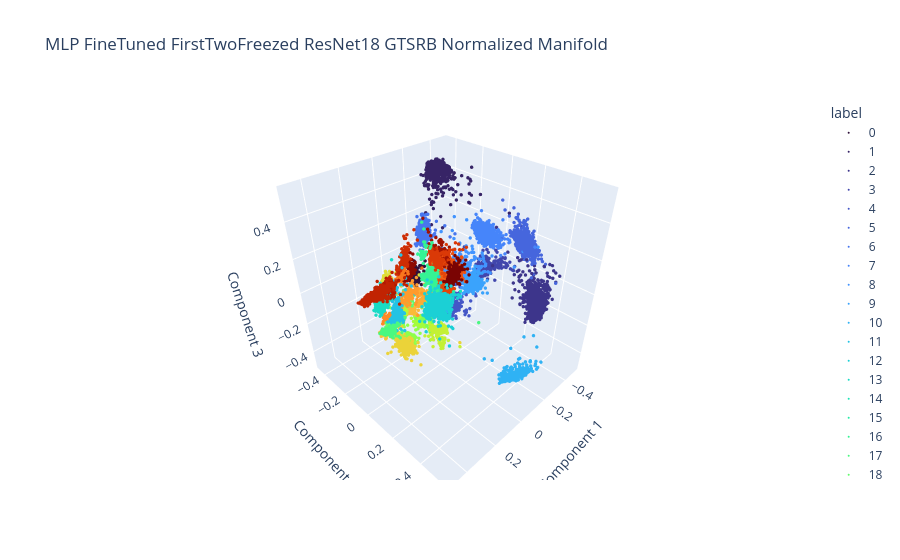

Notebook code for this chart:
### Code cell
plot_embeddings(mlp_embeddings_threedim_norm, ft_mlp_labels, "MLP FineTuned FirstTwoFreezed ResNet18 GTSRB Normalized Manifold", type="plotly")

### Figure 1 — Plotly figure (JSON) as saved in the notebook; plotly's stock layout.template omitted (floating-point values rounded to 4 significant figures; data arrays with more than 128 entries replaced by an {"elided": "..."} marker saying what was removed)
{"data": [{"hovertemplate": "label=0<br>Component 1=%{x}<br>Component 2=%{y}<br>Component 3=%{z}<extra></extra>", "legendgroup": "0", "marker": {"color": "#30123b", "size": 2, "symbol": "circle"}, "mode": "markers", "name": "0", "scene": "scene", "showlegend": true, "type": "scatter3d", "x": {"elided": "150 float values"}, "y": {"elided": "150 float values"}, "z": {"elided": "150 float values"}}, {"hovertemplate": "label=1<br>Component 1=%{x}<br>Component 2=%{y}<br>Component 3=%{z}<extra></extra>", "legendgroup": "1", "marker": {"color": "#372466", "size": 2, "symbol": "circle"}, "mode": "markers", "name": "1", "scene": "scene", "showlegend": true, "type": "scatter3d", "x": {"elided": "1500 float values"}, "y": {"elided": "1500 float values"}, "z": {"elided": "1500 float values"}}, {"hovertemplate": "label=2<br>Component 1=%{x}<br>Component 2=%{y}<br>Component 3=%{z}<extra></extra>", "legendgroup": "2", "marker": {"color": "#3d358b", "size": 2, "symbol": "circle"}, "mode": "markers", "name": "2", "scene": "scene", "showlegend": true, "type": "scatter3d", "x": {"elided": "1500 float values"}, "y": {"elided": "1500 float values"}, "z": {"elided": "1500 float values"}}, {"hovertemplate": "label=3<br>Component 1=%{x}<br>Component 2=%{y}<br>Component 3=%{z}<extra></extra>", "legendgroup": "3", "marker": {"color": "#4146ac", "size": 2, "symbol": "circle"}, "mode": "markers", "name": "3", "scene": "scene", "showlegend": true, "type": "scatter3d", "x": {"elided": "960 float values"}, "y": {"elided": "960 float values"}, "z": {"elided": "960 float values"}}, {"hovertemplate": "label=4<br>Component 1=%{x}<br>Component 2=%{y}<br>Component 3=%{z}<extra></extra>", "legendgroup": "4", "marker": {"color": "#4456c7", "size": 2, "symbol": "circle"}, "mode": "markers", "name": "4", "scene": "scene", "showlegend": true, "type": "scatter3d", "x": {"elided": "1320 float values"}, "y": {"elided": "1320 float values"}, "z": {"elided": "1320 float values"}}, {"hovertemplate": "label=5<br>Component 1=%{x}<br>Component 2=%{y}<br>Component 3=%{z}<extra></extra>", "legendgroup": "5", "marker": {"color": "#4666dd", "size": 2, "symbol": "circle"}, "mode": "markers", "name": "5", "scene": "scene", "showlegend": true, "type": "scatter3d", "x": {"elided": "1260 float values"}, "y": {"elided": "1260 float values"}, "z": {"elided": "1260 float values"}}, {"hovertemplate": "label=6<br>Component 1=%{x}<br>Component 2=%{y}<br>Component 3=%{z}<extra></extra>", "legendgroup": "6", "marker": {"color": "#4776ee", "size": 2, "symbol": "circle"}, "mode": "markers", "name": "6", "scene": "scene", "showlegend": true, "type": "scatter3d", "x": {"elided": "300 float values"}, "y": {"elided": "300 float values"}, "z": {"elided": "300 float values"}}, {"hovertemplate": "label=7<br>Component 1=%{x}<br>Component 2=%{y}<br>Component 3=%{z}<extra></extra>", "legendgroup": "7", "marker": {"color": "#4685fa", "size": 2, "symbol": "circle"}, "mode": "markers", "name": "7", "scene": "scene", "showlegend": true, "type": "scatter3d", "x": {"elided": "960 float values"}, "y": {"elided": "960 float values"}, "z": {"elided": "960 float values"}}, {"hovertemplate": "label=8<br>Component 1=%{x}<br>Component 2=%{y}<br>Component 3=%{z}<extra></extra>", "legendgroup": "8", "marker": {"color": "#4294ff", "size": 2, "symbol": "circle"}, "mode": "markers", "name": "8", "scene": "scene", "showlegend": true, "type": "scatter3d", "x": {"elided": "960 float values"}, "y": {"elided": "960 float values"}, "z": {"elided": "960 float values"}}, {"hovertemplate": "label=9<br>Component 1=%{x}<br>Component 2=%{y}<br>Component 3=%{z}<extra></extra>", "legendgroup": "9", "marker": {"color": "#3aa3fc", "size": 2, "symbol": "circle"}, "mode": "markers", "name": "9", "scene": "scene", "showlegend": true, "type": "scatter3d", "x": {"elided": "990 float values"}, "y": {"elided": "990 float values"}, "z": {"elided": "990 float values"}}, {"hovertemplate": "label=10<br>Component 1=%{x}<br>Component 2=%{y}<br>Component 3=%{z}<extra></extra>", "legendgroup": "10", "marker": {"color": "#2fb2f4", "size": 2, "symbol": "circle"}, "mode": "markers", "name": "10", "scene": "scene", "showlegend": true, "type": "scatter3d", "x": {"elided": "1350 float values"}, "y": {"elided": "1350 float values"}, "z": {"elided": "1350 float values"}}, {"hovertemplate": "label=11<br>Component 1=%{x}<br>Component 2=%{y}<br>Component 3=%{z}<extra></extra>", "legendgroup": "11", "marker": {"color": "#23c3e4", "size": 2, "symbol": "circle"}, "mode": "markers", "name": "11", "scene": "scene", "showlegend": true, "type": "scatter3d", "x": {"elided": "900 float values"}, "y": {"elided": "900 float values"}, "z": {"elided": "900 float values"}}, {"hovertemplate": "label=12<br>Component 1=%{x}<br>Component 2=%{y}<br>Component 3=%{z}<extra></extra>", "legendgroup": "12", "marker": {"color": "#1bd0d5", "size": 2, "symbol": "circle"}, "mode": "markers", "name": "12", "scene": "scene", "showlegend": true, "type": "scatter3d", "x": {"elided": "1410 float values"}, "y": {"elided": "1410 float values"}, "z": {"elided": "1410 float values"}}, {"hovertemplate": "label=13<br>Component 1=%{x}<br>Component 2=%{y}<br>Component 3=%{z}<extra></extra>", "legendgroup": "13", "marker": {"color": "#18dbc5", "size": 2, "symbol": "circle"}, "mode": "markers", "name": "13", "scene": "scene", "showlegend": true, "type": "scatter3d", "x": {"elided": "1440 float values"}, "y": {"elided": "1440 float values"}, "z": {"elided": "1440 float values"}}, {"hovertemplate": "label=14<br>Component 1=%{x}<br>Component 2=%{y}<br>Component 3=%{z}<extra></extra>", "legendgroup": "14", "marker": {"color": "#1ae4b6", "size": 2, "symbol": "circle"}, "mode": "markers", "name": "14", "scene": "scene", "showlegend": true, "type": "scatter3d", "x": {"elided": "540 float values"}, "y": {"elided": "540 float values"}, "z": {"elided": "540 float values"}}, {"hovertemplate": "label=15<br>Component 1=%{x}<br>Component 2=%{y}<br>Component 3=%{z}<extra></extra>", "legendgroup": "15", "marker": {"color": "#25eca7", "size": 2, "symbol": "circle"}, "mode": "markers", "name": "15", "scene": "scene", "showlegend": true, "type": "scatter3d", "x": {"elided": "420 float values"}, "y": {"elided": "420 float values"}, "z": {"elided": "420 float values"}}, {"hovertemplate": "label=16<br>Component 1=%{x}<br>Component 2=%{y}<br>Component 3=%{z}<extra></extra>", "legendgroup": "16", "marker": {"color": "#35f394", "size": 2, "symbol": "circle"}, "mode": "markers", "name": "16", "scene": "scene", "showlegend": true, "type": "scatter3d", "x": {"elided": "300 float values"}, "y": {"elided": "300 float values"}, "z": {"elided": "300 float values"}}, {"hovertemplate": "label=17<br>Component 1=%{x}<br>Component 2=%{y}<br>Component 3=%{z}<extra></extra>", "legendgroup": "17", "marker": {"color": "#4af880", "size": 2, "symbol": "circle"}, "mode": "markers", "name": "17", "scene": "scene", "showlegend": true, "type": "scatter3d", "x": {"elided": "750 float values"}, "y": {"elided": "750 float values"}, "z": {"elided": "750 float values"}}, {"hovertemplate": "label=18<br>Component 1=%{x}<br>Component 2=%{y}<br>Component 3=%{z}<extra></extra>", "legendgroup": "18", "marker": {"color": "#61fc6c", "size": 2, "symbol": "circle"}, "mode": "markers", "name": "18", "scene": "scene", "showlegend": true, "type": "scatter3d", "x": {"elided": "810 float values"}, "y": {"elided": "810 float values"}, "z": {"elided": "810 float values"}}, {"hovertemplate": "label=19<br>Component 1=%{x}<br>Component 2=%{y}<br>Component 3=%{z}<extra></extra>", "legendgroup": "19", "marker": {"color": "#79fe59", "size": 2, "symbol": "circle"}, "mode": "markers", "name": "19", "scene": "scene", "showlegend": true, "type": "scatter3d", "x": {"elided": "150 float values"}, "y": {"elided": "150 float values"}, "z": {"elided": "150 float values"}}, {"hovertemplate": "label=20<br>Component 1=%{x}<br>Component 2=%{y}<br>Component 3=%{z}<extra></extra>", "legendgroup": "20", "marker": {"color": "#8fff49", "size": 2, "symbol": "circle"}, "mode": "markers", "name": "20", "scene": "scene", "showlegend": true, "type": "scatter3d", "x": {"elided": "240 float values"}, "y": {"elided": "240 float values"}, "z": {"elided": "240 float values"}}, {"hovertemplate": "label=21<br>Component 1=%{x}<br>Component 2=%{y}<br>Component 3=%{z}<extra></extra>", "legendgroup": "21", "marker": {"color": "#a4fc3c", "size": 2, "symbol": "circle"}, "mode": "markers", "name": "21", "scene": "scene", "showlegend": true, "type": "scatter3d", "x": {"elided": "240 float values"}, "y": {"elided": "240 float values"}, "z": {"elided": "240 float values"}}, {"hovertemplate": "label=22<br>Component 1=%{x}<br>Component 2=%{y}<br>Component 3=%{z}<extra></extra>", "legendgroup": "22", "marker": {"color": "#b4f836", "size": 2, "symbol": "circle"}, "mode": "markers", "name": "22", "scene": "scene", "showlegend": true, "type": "scatter3d", "x": {"elided": "270 float values"}, "y": {"elided": "270 float values"}, "z": {"elided": "270 float values"}}, {"hovertemplate": "label=23<br>Component 1=%{x}<br>Component 2=%{y}<br>Component 3=%{z}<extra></extra>", "legendgroup": "23", "marker": {"color": "#c3f134", "size": 2, "symbol": "circle"}, "mode": "markers", "name": "23", "scene": "scene", "showlegend": true, "type": "scatter3d", "x": {"elided": "360 float values"}, "y": {"elided": "360 float values"}, "z": {"elided": "360 float values"}}, {"hovertemplate": "label=24<br>Component 1=%{x}<br>Component 2=%{y}<br>Component 3=%{z}<extra></extra>", "legendgroup": "24", "marker": {"color": "#d2e935", "size": 2, "symbol": "circle"}, "mode": "markers", "name": "24", "scene": "scene", "showlegend": true, "type": "scatter3d", "x": {"elided": "180 float values"}, "y": {"elided": "180 float values"}, "z": {"elided": "180 float values"}}, {"hovertemplate": "label=25<br>Component 1=%{x}<br>Component 2=%{y}<br>Component 3=%{z}<extra></extra>", "legendgroup": "25", "marker": {"color": "#dfdf37", "size": 2, "symbol": "circle"}, "mode": "markers", "name": "25", "scene": "scene", "showlegend": true, "type": "scatter3d", "x": {"elided": "1020 float values"}, "y": {"elided": "1020 float values"}, "z": {"elided": "1020 float values"}}, {"hovertemplate": "label=26<br>Component 1=%{x}<br>Component 2=%{y}<br>Component 3=%{z}<extra></extra>", "legendgroup": "26", "marker": {"color": "#ebd339", "size": 2, "symbol": "circle"}, "mode": "markers", "name": "26", "scene": "scene", "showlegend": true, "type": "scatter3d", "x": {"elided": "420 float values"}, "y": {"elided": "420 float values"}, "z": {"elided": "420 float values"}}, {"hovertemplate": "label=27<br>Component 1=%{x}<br>Component 2=%{y}<br>Component 3=%{z}<extra></extra>", "legendgroup": "27", "marker": {"color": "#f4c73a", "size": 2, "symbol": "circle"}, "mode": "markers", "name": "27", "scene": "scene", "showlegend": true, "type": "scatter3d", "x": {"elided": "180 float values"}, "y": {"elided": "180 float values"}, "z": {"elided": "180 float values"}}, {"hovertemplate": "label=28<br>Component 1=%{x}<br>Component 2=%{y}<br>Component 3=%{z}<extra></extra>", "legendgroup": "28", "marker": {"color": "#faba39", "size": 2, "symbol": "circle"}, "mode": "markers", "name": "28", "scene": "scene", "showlegend": true, "type": "scatter3d", "x": {"elided": "360 float values"}, "y": {"elided": "360 float values"}, "z": {"elided": "360 float values"}}, {"hovertemplate": "label=29<br>Component 1=%{x}<br>Component 2=%{y}<br>Component 3=%{z}<extra></extra>", "legendgroup": "29", "marker": {"color": "#fdac34", "size": 2, "symbol": "circle"}, "mode": "markers", "name": "29", "scene": "scene", "showlegend": true, "type": "scatter3d", "x": {"elided": "180 float values"}, "y": {"elided": "180 float values"}, "z": {"elided": "180 float values"}}, {"hovertemplate": "label=30<br>Component 1=%{x}<br>Component 2=%{y}<br>Component 3=%{z}<extra></extra>", "legendgroup": "30", "marker": {"color": "#fe9b2d", "size": 2, "symbol": "circle"}, "mode": "markers", "name": "30", "scene": "scene", "showlegend": true, "type": "scatter3d", "x": {"elided": "300 float values"}, "y": {"elided": "300 float values"}, "z": {"elided": "300 float values"}}, {"hovertemplate": "label=31<br>Component 1=%{x}<br>Component 2=%{y}<br>Component 3=%{z}<extra></extra>", "legendgroup": "31", "marker": {"color": "#fd8a26", "size": 2, "symbol": "circle"}, "mode": "markers", "name": "31", "scene": "scene", "showlegend": true, "type": "scatter3d", "x": {"elided": "540 float values"}, "y": {"elided": "540 float values"}, "z": {"elided": "540 float values"}}, {"hovertemplate": "label=32<br>Component 1=%{x}<br>Component 2=%{y}<br>Component 3=%{z}<extra></extra>", "legendgroup": "32", "marker": {"color": "#f9751d", "size": 2, "symbol": "circle"}, "mode": "markers", "name": "32", "scene": "scene", "showlegend": true, "type": "scatter3d", "x": {"elided": "180 float values"}, "y": {"elided": "180 float values"}, "z": {"elided": "180 float values"}}, {"hovertemplate": "label=33<br>Component 1=%{x}<br>Component 2=%{y}<br>Component 3=%{z}<extra></extra>", "legendgroup": "33", "marker": {"color": "#f36315", "size": 2, "symbol": "circle"}, "mode": "markers", "name": "33", "scene": "scene", "showlegend": true, "type": "scatter3d", "x": {"elided": "480 float values"}, "y": {"elided": "480 float values"}, "z": {"elided": "480 float values"}}, {"hovertemplate": "label=34<br>Component 1=%{x}<br>Component 2=%{y}<br>Component 3=%{z}<extra></extra>", "legendgroup": "34", "marker": {"color": "#ec530f", "size": 2, "symbol": "circle"}, "mode": "markers", "name": "34", "scene": "scene", "showlegend": true, "type": "scatter3d", "x": {"elided": "300 float values"}, "y": {"elided": "300 float values"}, "z": {"elided": "300 float values"}}, {"hovertemplate": "label=35<br>Component 1=%{x}<br>Component 2=%{y}<br>Component 3=%{z}<extra></extra>", "legendgroup": "35", "marker": {"color": "#e4450a", "size": 2, "symbol": "circle"}, "mode": "markers", "name": "35", "scene": "scene", "showlegend": true, "type": "scatter3d", "x": {"elided": "810 float values"}, "y": {"elided": "810 float values"}, "z": {"elided": "810 float values"}}, {"hovertemplate": "label=36<br>Component 1=%{x}<br>Component 2=%{y}<br>Component 3=%{z}<extra></extra>", "legendgroup": "36", "marker": {"color": "#da3907", "size": 2, "symbol": "circle"}, "mode": "markers", "name": "36", "scene": "scene", "showlegend": true, "type": "scatter3d", "x": {"elided": "270 float values"}, "y": {"elided": "270 float values"}, "z": {"elided": "270 float values"}}, {"hovertemplate": "label=37<br>Component 1=%{x}<br>Component 2=%{y}<br>Component 3=%{z}<extra></extra>", "legendgroup": "37", "marker": {"color": "#ce2d04", "size": 2, "symbol": "circle"}, "mode": "markers", "name": "37", "scene": "scene", "showlegend": true, "type": "scatter3d", "x": {"elided": "150 float values"}, "y": {"elided": "150 float values"}, "z": {"elided": "150 float values"}}, {"hovertemplate": "label=38<br>Component 1=%{x}<br>Component 2=%{y}<br>Component 3=%{z}<extra></extra>", "legendgroup": "38", "marker": {"color": "#c12302", "size": 2, "symbol": "circle"}, "mode": "markers", "name": "38", "scene": "scene", "showlegend": true, "type": "scatter3d", "x": {"elided": "1380 float values"}, "y": {"elided": "1380 float values"}, "z": {"elided": "1380 float values"}}, {"hovertemplate": "label=39<br>Component 1=%{x}<br>Component 2=%{y}<br>Component 3=%{z}<extra></extra>", "legendgroup": "39", "marker": {"color": "#b21a01", "size": 2, "symbol": "circle"}, "mode": "markers", "name": "39", "scene": "scene", "showlegend": true, "type": "scatter3d", "x": {"elided": "210 float values"}, "y": {"elided": "210 float values"}, "z": {"elided": "210 float values"}}, {"hovertemplate": "label=40<br>Component 1=%{x}<br>Component 2=%{y}<br>Component 3=%{z}<extra></extra>", "legendgroup": "40", "marker": {"color": "#a11201", "size": 2, "symbol": "circle"}, "mode": "markers", "name": "40", "scene": "scene", "showlegend": true, "type": "scatter3d", "x": {"elided": "240 float values"}, "y": {"elided": "240 float values"}, "z": {"elided": "240 float values"}}, {"hovertemplate": "label=41<br>Component 1=%{x}<br>Component 2=%{y}<br>Component 3=%{z}<extra></extra>", "legendgroup": "41", "marker": {"color": "#8e0a01", "size": 2, "symbol": "circle"}, "mode": "markers", "name": "41", "scene": "scene", "showlegend": true, "type": "scatter3d", "x": {"elided": "180 float values"}, "y": {"elided": "180 float values"}, "z": {"elided": "180 float values"}}, {"hovertemplate": "label=42<br>Component 1=%{x}<br>Component 2=%{y}<br>Component 3=%{z}<extra></extra>", "legendgroup": "42", "marker": {"color": "#7a0403", "size": 2, "symbol": "circle"}, "mode": "markers", "name": "42", "scene": "scene", "showlegend": true, "type": "scatter3d", "x": {"elided": "180 float values"}, "y": {"elided": "180 float values"}, "z": {"elided": "180 float values"}}], "layout": {"legend": {"title": {"text": "label"}, "tracegroupgap": 0}, "scene": {"domain": {"x": [0, 1], "y": [0, 1]}, "xaxis": {"title": {"text": "Component 1"}}, "yaxis": {"title": {"text": "Component 2"}}, "zaxis": {"title": {"text": "Component 3"}}}, "title": {"text": "MLP FineTuned FirstTwoFreezed ResNet18 GTSRB Normalized Manifold"}}}
